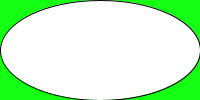
Frame 1 (no input)
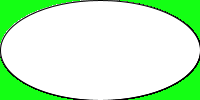
Frame 60 (the mouse pressed at the canvas centre just before this capture)
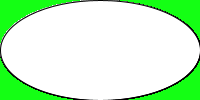
Frame 120 (the mouse held since frame 60 and released just before this capture)

The Processing sketch that drew these frames (run headless with seeded random() and noise(); from frame 60 on, the mouse is pressed at the canvas centre):

// Processing sketch: sketch_151214a
// ── sketch_151214a.pde
void setup(){
  size(200,100); 
  background(20, 255, 20);
}

void draw(){
  ellipse(100, 50, 200, 100);
}
